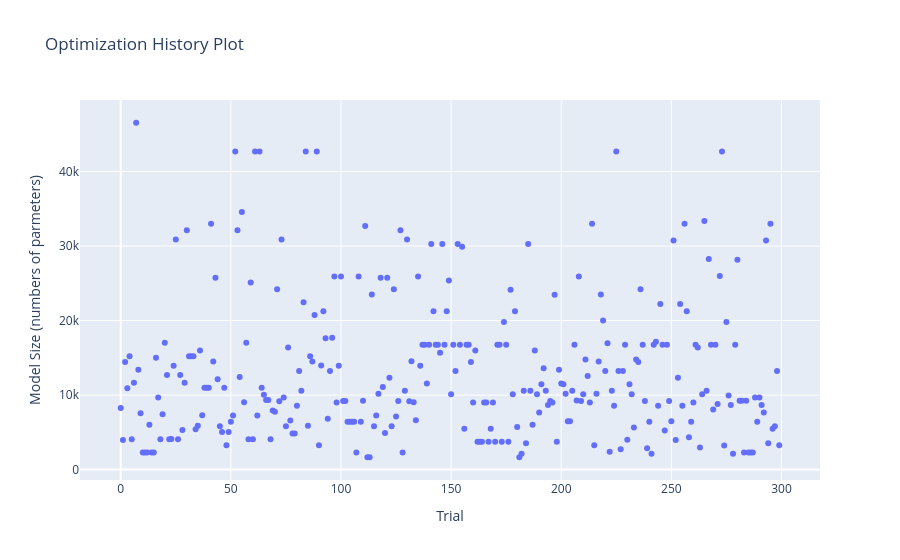

This figure's notebook cell:
### Code cell
optuna.visualization.plot_optimization_history(
    study,
    target=lambda t: t.values[1],  # On récupère la 2ème valeur retournée par ta fonction objective
    target_name="Model Size (numbers of parmeters)"         # Nom affiché sur l'axe Y
)

### Figure 1 — Plotly figure (JSON) as saved in the notebook; plotly's stock layout.template omitted (floating-point values rounded to 4 significant figures; data arrays with more than 128 entries replaced by an {"elided": "..."} marker saying what was removed)
{"data": [{"mode": "markers", "name": "Model Size (numbers of parmeters)", "type": "scatter", "x": {"elided": "300 int values"}, "y": {"elided": "300 int values"}}, {"marker": {"color": "#cccccc"}, "mode": "markers", "name": "Infeasible Trial", "showlegend": false, "type": "scatter", "x": [], "y": []}], "layout": {"title": {"text": "Optimization History Plot"}, "xaxis": {"title": {"text": "Trial"}}, "yaxis": {"title": {"text": "Model Size (numbers of parmeters)"}}}}
